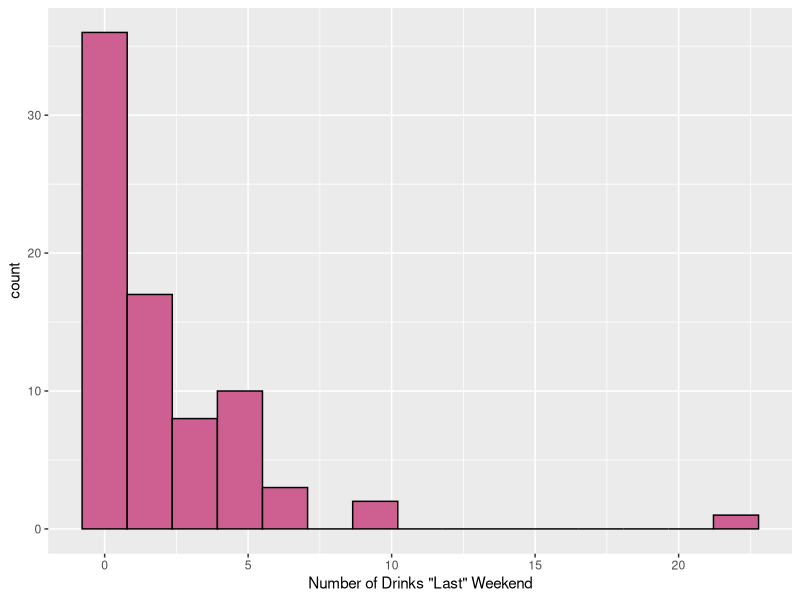
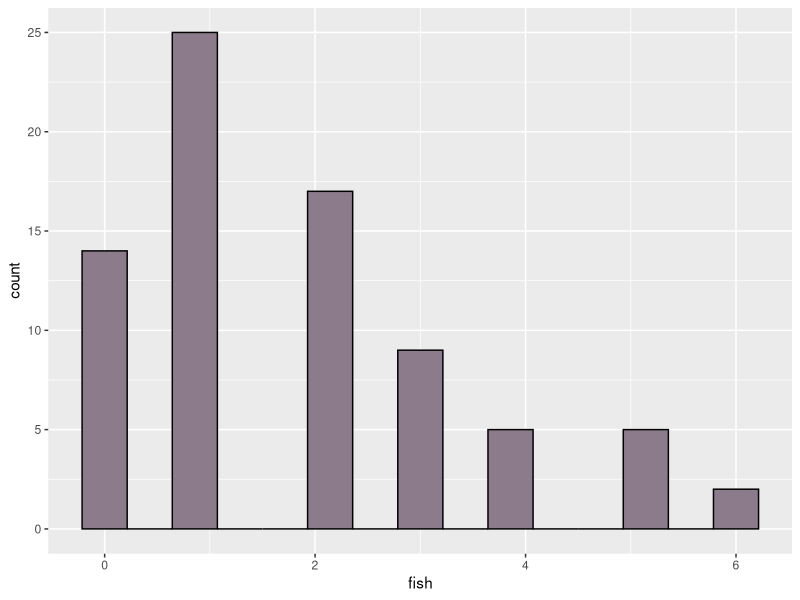
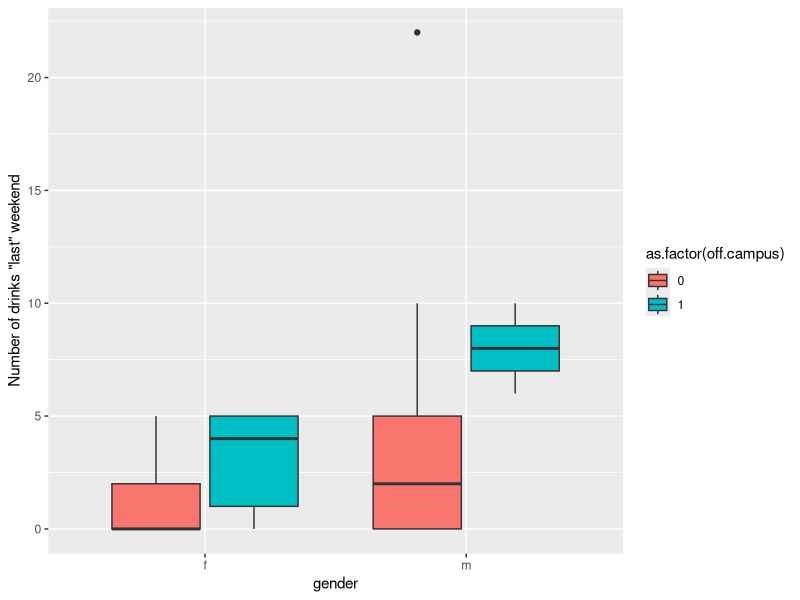
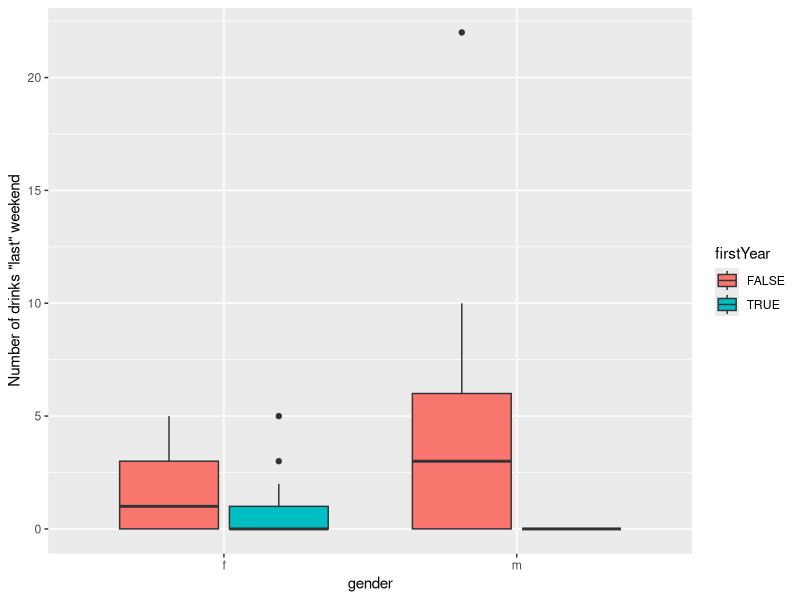
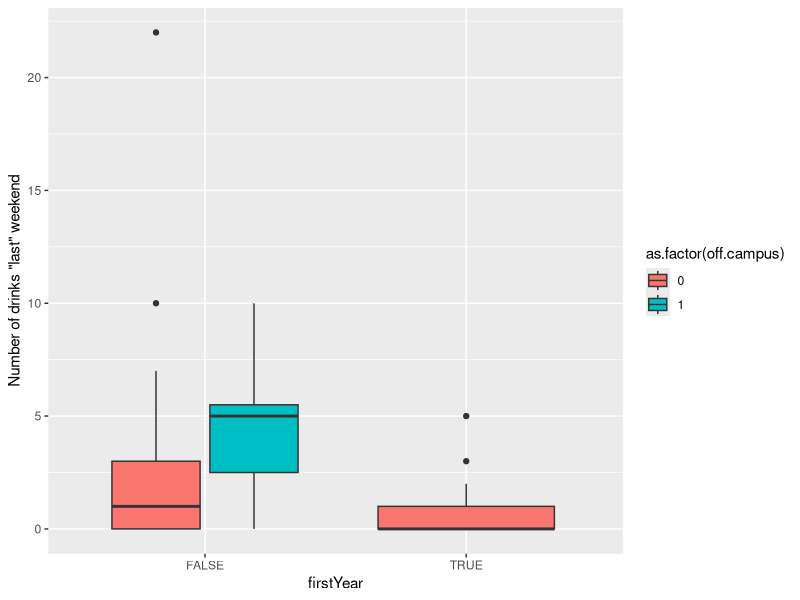

Here is the R script that generated these plots, in order:
## ---- chunk 1
library(tidyverse)
library(pscl) # functions for zero inflated Poisson models
## ---- chunk 2
zip.data = read.csv("data/weekendDrinks.csv") |> rename(gender = sex)
## ---- chunk 3
gender.table <- zip.data |>
              group_by(gender) |>
              tally() |>
              mutate(prop = round(n/sum(n),3) )
gender.table



off.table <- zip.data |>
              group_by(off.campus) |>
              tally() |>
              mutate(prop = round(n/sum(n),3) )
off.table


fy.table <- zip.data |> 
            group_by(firstYear) |>
            tally() |>  
            mutate(prop = round(n/sum(n),3))
fy.table
## ---- chunk 4
ggplot(zip.data, aes(x=drinks)) + 
  geom_histogram(fill="hotpink3", color="black", bins=15) + 
  xlab('Number of Drinks "Last" Weekend') 

## ---- chunk 5
set.seed(925203)
pdat = data.frame(fish=rpois(77, mean(zip.data$drinks)))  # notice the lame joke here?
ggplot(pdat, aes(x=fish))+
  geom_histogram(fill="thistle4", color="black", bins=15)
## ---- chunk 6
zip.data |>
  group_by(gender) |>
  summarise(n=n(),
            mean=mean(drinks),
            var = var(drinks)
  )

zip.data |>
  group_by(off.campus) |>
  summarise(n=n(),
            mean=mean(drinks),
            var = var(drinks)
  )

zip.data |>
  group_by(firstYear,gender) |>
  summarise(n=n(),
            mean=mean(drinks),
            var = var(drinks)
  )

## ---- chunk 7
ggplot(zip.data, aes(x=gender, y=drinks, fill=as.factor(off.campus))) + geom_boxplot() + ylab('Number of drinks "last" weekend')

ggplot(zip.data, aes(x=gender, y=drinks, fill=firstYear)) + geom_boxplot() + ylab('Number of drinks "last" weekend')

ggplot(zip.data, aes(x=firstYear, y=drinks, fill=as.factor(off.campus))) + geom_boxplot() + ylab('Number of drinks "last" weekend')
## ---- chunk 8
PRmod = glm(drinks ~ gender + off.campus, data=zip.data, family="poisson")
summary(PRmod)
exp(coef(PRmod))
## ---- chunk 9
ZIPmod = zeroinfl(drinks ~ gender + off.campus | firstYear,    # pscl package
         data = zip.data,
         dist = "poisson")

summary(ZIPmod)
exp(coef(ZIPmod))
## ---- chunk 10
vuong(PRmod, ZIPmod)
## ---- chunk 11
ZIPmod2 = zeroinfl(drinks ~ gender + off.campus | gender + off.campus,    # pscl package
         data = zip.data,
         dist = "poisson")

summary(ZIPmod2)
## ---- chunk 12
ZIPmod3 = zeroinfl(drinks ~ gender + off.campus | 1 ,    # pscl package
         data = zip.data,
         dist = "poisson")

summary(ZIPmod3)
